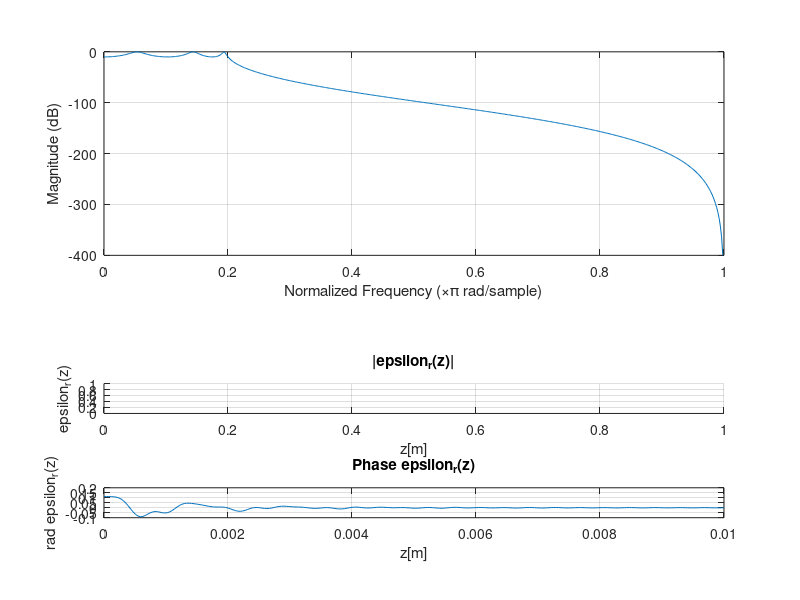

This chart was generated by the following MATLAB code:
% Spacial variations

L = 1e-2;
N_L = 256;
mu_0 = pi*4e-7;
eps_0 = 8.85418782e-12;
omega = 2*pi*(10^(10));
Z_L = 0.7*1e2;
vp = 0.15e8;
z = linspace(0, L, N_L);

k = omega/vp;

% we use a chebyshev's Low Pass Filter

kc = k;
ks = k*10;

[bc,ac] = cheby1(6,10,kc/(ks/2));

% take delta function as input
x = [1, zeros(1, N_L-1)];

Gamma = filter(bc, ac, x); % Gamma(z)
dGamma = gradient(Gamma); % Gamma'(z)

% find a and b
a = -2*dGamma.*(1./(1-Gamma.^2));
b = 4*1j*omega*sqrt(mu_0)*(Gamma./(1-Gamma.^2));

% Numerically integrate a from L to z
int_a = cumtrapz(a)*(L/N_L) - trapz(a)*(L/N_L);

% Calculate I(z)
I = exp(-int_a);
D = cumtrapz(I.*b)*(L/N_L) - trapz(I.*b)*(L/N_L);

% find eps(z)
epsz = ( I(N_L)*(Z_L/sqrt(mu_0))*I.^(-1) + I.^(-1).*D ).^(-2);

figure1=figure('Position', [100, 100, 1024, 1200]);
subplot(5,1,1)
plot(z, abs(Gamma))
grid("on")
xlabel("z[m]")
ylabel("\Gamma(z)")
title("| \Gamma |")

subplot(5,1,2)
plot(z, angle(Gamma))
grid("on")
xlabel("z[m]")
ylabel("\Gamma(z)")
title("rad \Gamma")

subplot(5,1,3)
%plot(w/(2*pi), 20*log10(abs(Hz)));
freqz(bc,ac)
xlabel('Normalised k_x');
ylabel('Magnitude (dB)');
ylim([-400, 100]);
grid("on")
title('Frequency Response of \Gamma');

subplot(5,1,4)
%plot(z, abs(epsz/(eps_0)))
grid("on")
xlabel("z[m]")
ylabel("\epsilon_r(z)")
title("|\epsilon_r(z)|")

subplot(5,1,5)
plot(z, angle(epsz/(eps_0)))
grid("on")
xlabel("z[m]")
ylabel("rad \epsilon_r(z)")
title("Phase \epsilon_r(z)")